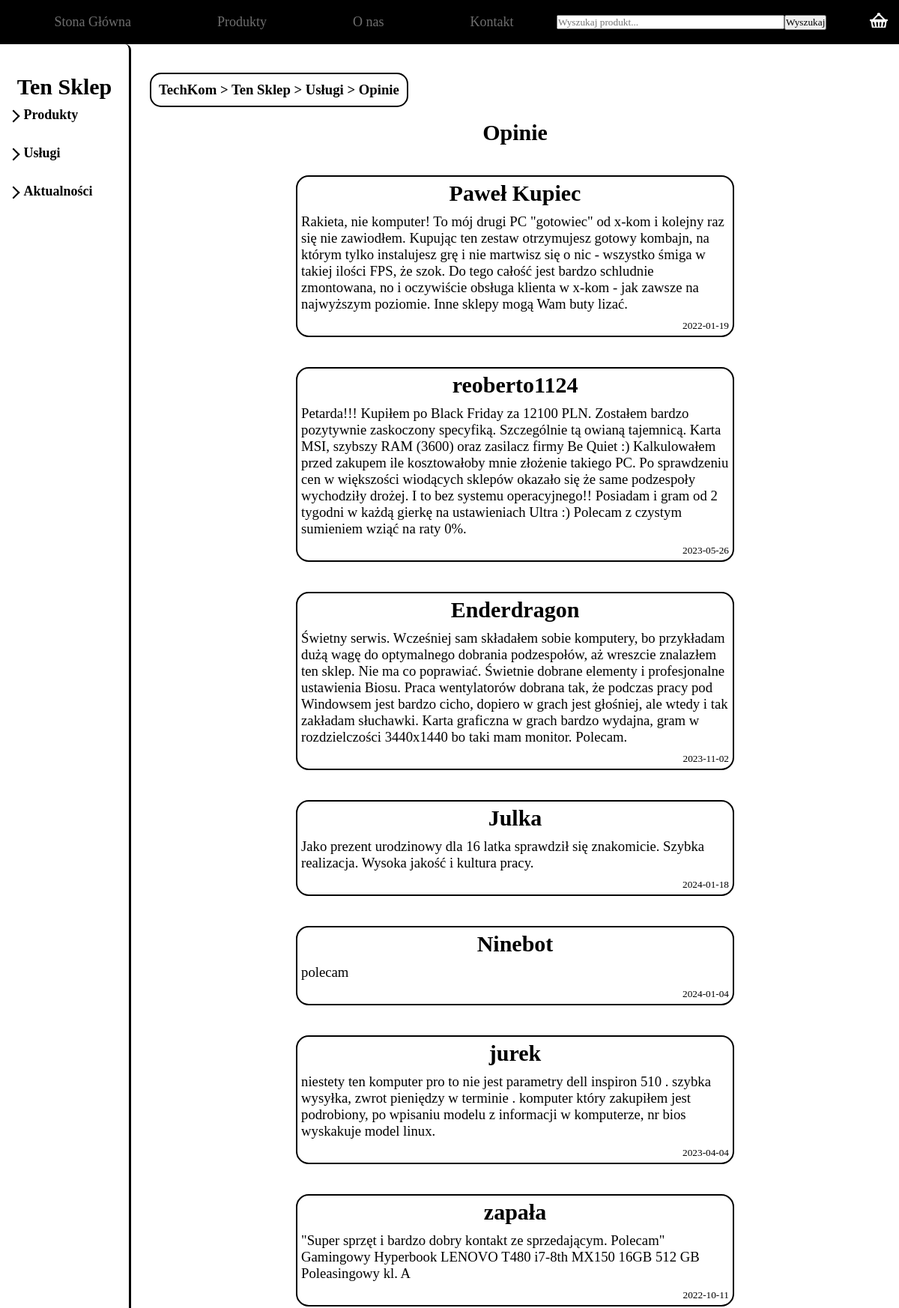
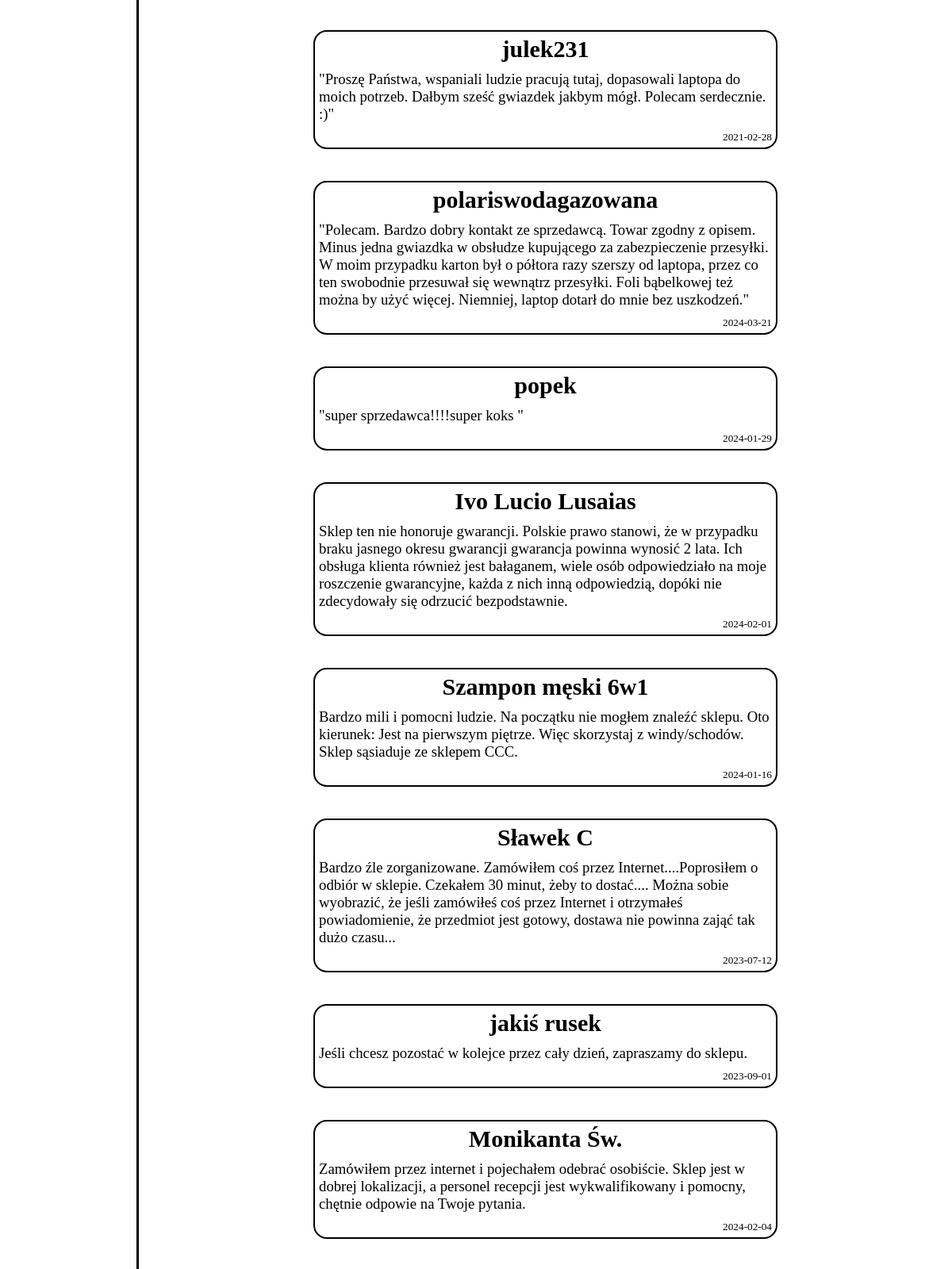
The page /opinion.php (upper part) on the database its author committed (2 pictures, top to bottom).
### tables this page shows
CREATE TABLE `rewiews` (
  `id` int(11) NOT NULL,
  `username` varchar(50) NOT NULL,
  `date` date NOT NULL,
  `review` text NOT NULL
);

### opinion.php (the view, shortened to what this page needs)
<!DOCTYPE html>
<html lang="pl">
<head>
    <link rel="stylesheet" href="style/styleopi.css">
</head>
<body>
<header>
        <ul>
            <li>
                <a href="index.php">Stona Główna</a>
            </li>
            <li>
                <a href="products.php">Produkty</a>
            </li>
            <li>
                <a href="about.php">O nas</a>
            </li>
            <li>
                <a href="contact.php">Kontakt</a>
            </li>
            <li>
                <form method="POST" action="index.php">
                    <input type="text" name="search" class="searcher" placeholder="Wyszukaj produkt...">
                    <input type="submit" value="Wyszukaj">
                </form>
            </li>
            <li>
                <a href="#">
                    <img src="img/basket.png">
                </a>
            </li>
        </ul>
    </header>
    <main>
    <div class="left">
            <h2 class="shop disable-selection">Ten Sklep</h2>
            <ul class="lista" >
                <li class="disable-selection liststylenone" onclick="list('products')"> Produkty</li>
                <ul class="lista">
                    <?php
                        require_once "connect.php";
                    ?>
                </ul>
            </ul>
            <ul class="lista">
                <li class="disable-selection liststylenone" onclick="list('usluga')"> Usługi</li>
                <ul class="lista">
                </ul>
            </ul>
            <ul class="lista">
                <li class="disable-selection liststylenone" onclick="list('actual')"> Aktualności</li>
                <ul class="lista">
                </ul>
            </ul>
        </div>
        <div class="right">
            <div class="right-top">
                <h3 class="disable-selection">
                    TechKom > Ten Sklep > Usługi > Opinie
                </h3>
            </div>
            <div class="right-bottom">
                <h2>
                    Opinie
                </h2>
                <?php
                    $sql = " SELECT * FROM rewiews";
                    if($result = $conn->query($sql)){
                        while($row=$result->fetch_assoc())
                        {
                            echo '<div class="opinion"> <h2>'. $row['username']. '</h2> <h3>'. $row['review']. '</h3> <h5>'. $row['date']. '</h5> </div>';
                        }
                    }
                    else{
                        echo "Nie znaleziono żadnych opinii";
                    }
                ?>
            </div>
        </div>
    </main>
</body>
</html>

### style/styleopi.css (style rules this page uses)
* { margin: 0; padding: 0; font-family: Cambria, Cochin, Georgia, Times, 'Times New Roman', serif; }
body { background: #ffffff; }
.disable-selection { -webkit-touch-callout: none; -webkit-user-select: none; -khtml-user-select: none; -moz-user-select: none; -ms-user-select: none; user-select: none; }
header { width: 100%; border-bottom-left-radius: 15px; border-bottom-right-radius: 15px; }
ul { display: flex; justify-content: space-between; list-style: none; }
header a { text-decoration: none; color: rgba(255, 255, 255, 0.4); font-size: large; }
.searcher { width: 300px; height: 15px; }
header form { display: flex; align-items: center; }
header ul li { padding: 0; display: flex; align-items: center; }
header ul { padding: 15px; background: #000000; }
header ul li img { width: 24px; }
main { display: flex; min-height: 646px; }
.left { width: 15%; border-radius: 8px ; border-right: black 3px solid; align-items: center; display: flex; flex-direction: column; padding-top: 40px; padding-bottom: 40px; }
.lista { display: flex; flex-direction: column; min-width: 109px; padding-top: 10px; }
.liststylenone { cursor: pointer; font-size: large; font-weight: bolder; }
.left h2 { min-width: 120px; font-size: 30px; }
ul li { position: relative; padding-bottom: 10px; }
ul { list-style: none; }
ul li a { text-decoration: none; color: rgb(110, 110, 110); }
.left ul li:before { content: ''; position: absolute; border-right:2px solid black; border-bottom:2px solid black; width:10px; height:10px; top: calc(50% - 4px); left: -20px; transform: translateY(-50%) rotate(-45deg); }
.right { width: 85%; display: flex; flex-direction: column; align-items: center; padding-top: 36px; padding-bottom: 36px; padding-left: 25px; padding-right: 25px; }
.right-top { height: 50px; width: 100%; display: flex; align-items: center; justify-content: space-between; }
.right-top h3 { padding: 10px; border: black 2px solid; border-radius: 15px; color: black; }
.right-bottom h2 { font-size: 30px; text-align: center; padding-top: 15px; }
.right-bottom { width: 60%; display: flex; justify-content: center; flex-direction: column; }
.opinion { color: #000000; margin-top: 40px; border-radius: 17px; border: black solid 2px; }
.opinion h2, .opinion h3, .opinion h5 { padding: 5px; }
.opinion h3 { font-weight: normal; }
.opinion h5 { text-align: end; font-weight: lighter; }

### rows shown on the page
rewiews: username "Paweł Kupiec", review "Rakieta, nie komputer! To mój drugi PC \"gotowiec\" od x-kom i kolejny raz się nie zawiodłem. Kupując ten zestaw otrzymujesz gotowy kombajn, na którym tylko instalujesz grę i nie martwisz się o nic - wszystko śmiga w takiej ilości FPS, że szok. Do tego całość jest bardzo schludnie zmontowana, no i oczywiście obsługa klienta w x-kom - jak zawsze na najwyższym poziomie. Inne sklepy mogą Wam buty lizać.", date "2022-01-19"
rewiews: username "reoberto1124", review "Petarda!!! Kupiłem po Black Friday za 12100 PLN. Zostałem bardzo pozytywnie zaskoczony specyfiką. Szczególnie tą owianą tajemnicą. Karta MSI, szybszy RAM (3600) oraz zasilacz firmy Be Quiet :) Kalkulowałem przed zakupem ile kosztowałoby mnie złożenie takiego PC. Po sprawdzeniu cen w większości wiodących sklepów okazało się że same podzespoły wychodziły drożej. I to bez systemu operacyjnego!! Posiadam i gram od 2 tygodni w każdą gierkę na ustawieniach Ultra :) Polecam z czystym sumieniem wziąć na raty 0%.", date "2023-05-26"
rewiews: username "Enderdragon", review "Świetny serwis. Wcześniej sam składałem sobie komputery, bo przykładam dużą wagę do optymalnego dobrania podzespołów, aż wreszcie znalazłem ten sklep. Nie ma co poprawiać. Świetnie dobrane elementy i profesjonalne ustawienia Biosu. Praca wentylatorów dobrana tak, że podczas pracy pod Windowsem jest bardzo cicho, dopiero w grach jest głośniej, ale wtedy i tak zakładam słuchawki. Karta graficzna w grach bardzo wydajna, gram w rozdzielczości 3440x1440 bo taki mam monitor. Polecam.", date "2023-11-02"
rewiews: username "Julka", review "Jako prezent urodzinowy dla 16 latka sprawdził się znakomicie. Szybka realizacja. Wysoka jakość i kultura pracy.", date "2024-01-18"
rewiews: username "Ninebot", review "polecam", date "2024-01-04"
rewiews: username "jurek", review "niestety ten komputer pro to nie jest parametry dell inspiron 510 . szybka wysyłka, zwrot pieniędzy w terminie . komputer który zakupiłem jest podrobiony, po wpisaniu modelu z informacji w komputerze, nr bios wyskakuje model linux.", date "2023-04-04"
rewiews: username "zapała", review "\"Super sprzęt i bardzo dobry kontakt ze sprzedającym. Polecam\" Gamingowy Hyperbook LENOVO T480 i7-8th MX150 16GB 512 GB Poleasingowy kl. A", date "2022-10-11"
rewiews: username "julek231", review "\"Proszę Państwa, wspaniali ludzie pracują tutaj, dopasowali laptopa do moich potrzeb. Dałbym sześć gwiazdek jakbym mógł. Polecam serdecznie. :)\"", date "2021-02-28"
rewiews: username "polariswodagazowana", review "\"Polecam. Bardzo dobry kontakt ze sprzedawcą. Towar zgodny z opisem. Minus jedna gwiazdka w obsłudze kupującego za zabezpieczenie przesyłki. W moim przypadku karton był o półtora razy szerszy od laptopa, przez co ten swobodnie przesuwał się wewnątrz przesyłki. Foli bąbelkowej też można by użyć więcej. Niemniej, laptop dotarł do mnie bez uszkodzeń.\"", date "2024-03-21"
rewiews: username "popek", review "\"super sprzedawca!!!!super koks \"", date "2024-01-29"
rewiews: username "Ivo Lucio Lusaias", review "Sklep ten nie honoruje gwarancji. Polskie prawo stanowi, że w przypadku braku jasnego okresu gwarancji gwarancja powinna wynosić 2 lata. Ich obsługa klienta również jest bałaganem, wiele osób odpowiedziało na moje roszczenie gwarancyjne, każda z nich inną odpowiedzią, dopóki nie zdecydowały się odrzucić bezpodstawnie.", date "2024-02-01"
rewiews: username "Szampon męski 6w1", review "Bardzo mili i pomocni ludzie. Na początku nie mogłem znaleźć sklepu. Oto kierunek: Jest na pierwszym piętrze. Więc skorzystaj z windy/schodów. Sklep sąsiaduje ze sklepem CCC.", date "2024-01-16"
rewiews: username "Sławek C", review "Bardzo źle zorganizowane. Zamówiłem coś przez Internet....Poprosiłem o odbiór w sklepie. Czekałem 30 minut, żeby to dostać.... Można sobie wyobrazić, że jeśli zamówiłeś coś przez Internet i otrzymałeś powiadomienie, że przedmiot jest gotowy, dostawa nie powinna zająć tak dużo czasu...", date "2023-07-12"
rewiews: username "jakiś rusek", review "Jeśli chcesz pozostać w kolejce przez cały dzień, zapraszamy do sklepu.", date "2023-09-01"
rewiews: username "Monikanta Św.", review "Zamówiłem przez internet i pojechałem odebrać osobiście. Sklep jest w dobrej lokalizacji, a personel recepcji jest wykwalifikowany i pomocny, chętnie odpowie na Twoje pytania.", date "2024-02-04"
